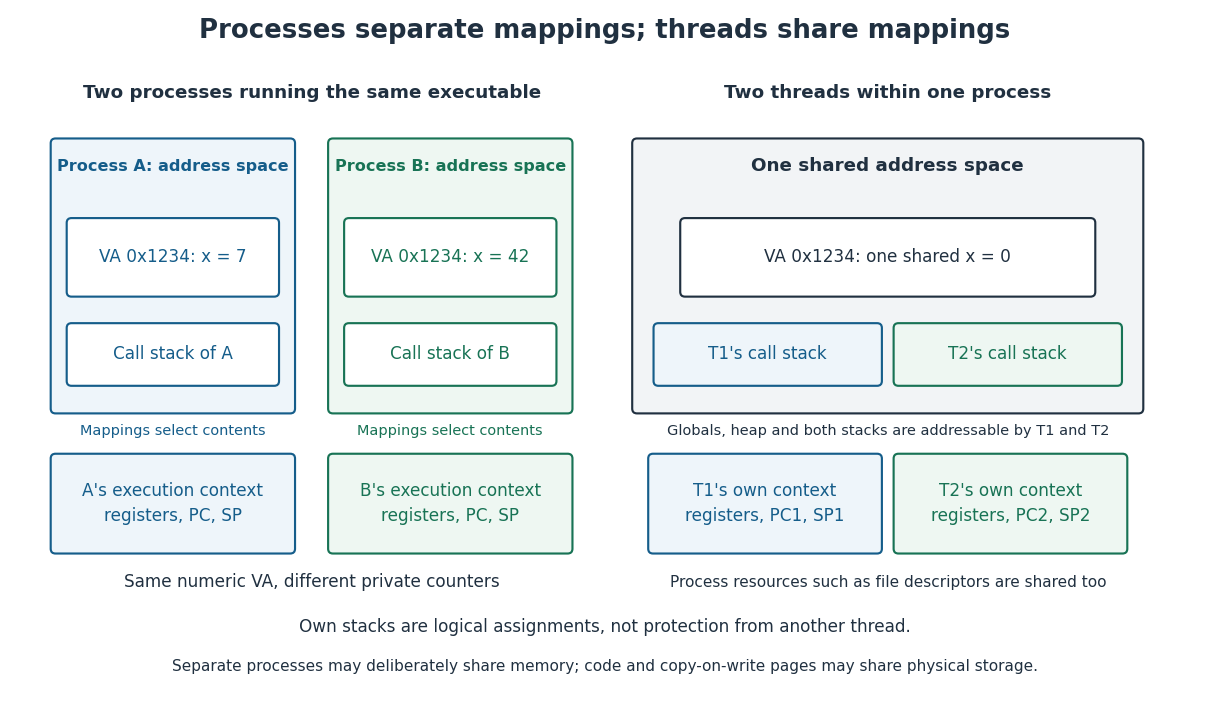

Source code (Python):
"""Draw logical address spaces and execution contexts, not physical RAM layouts.

Tested with Python 3.14.4, NumPy 2.3.5, Matplotlib 3.10.7.
Run from _media; write the opaque matching PNG to the current directory.
"""

from pathlib import Path

import matplotlib

matplotlib.use("Agg")
import matplotlib.pyplot as plt
from matplotlib.patches import FancyBboxPatch


def main():
    plt.rcParams.update({"font.family": "DejaVu Sans", "font.size": 11})
    ink, blue, green = "#203040", "#155d8a", "#187355"
    fig, ax = plt.subplots(figsize=(11, 6.4), dpi=110, facecolor="white")
    ax.set(xlim=(0, 11), ylim=(0, 6.4), facecolor="white")
    ax.axis("off")

    def box(x, y, width, height, label, color=ink, fill="white", size=11):
        ax.add_patch(FancyBboxPatch((x, y), width, height,
                                   boxstyle="round,pad=0.045", linewidth=1.4,
                                   edgecolor=color, facecolor=fill))
        if label:
            ax.text(x + width / 2, y + height / 2, label, ha="center",
                    va="center", color=color, fontsize=size, linespacing=1.45)

    ax.text(5.5, 6.14, "Processes separate mappings; threads share mappings",
            ha="center", fontsize=17, weight="bold", color=ink)
    ax.text(2.75, 5.58, "Two processes running the same executable",
            ha="center", fontsize=12, weight="bold", color=ink)
    ax.text(8.15, 5.58, "Two threads within one process",
            ha="center", fontsize=12, weight="bold", color=ink)
    for x, name, value, color, fill in [(0.35, "A", 7, blue, "#eef5fa"),
                                        (2.95, "B", 42, green, "#eef7f2")]:
        box(x, 2.65, 2.2, 2.5, "", color, fill)
        ax.text(x + 1.1, 4.89, f"Process {name}: address space",
                ha="center", fontsize=10.5, weight="bold", color=color)
        box(x + 0.15, 3.75, 1.9, 0.65, f"VA 0x1234: x = {value}", color, "white")
        box(x + 0.15, 2.91, 1.9, 0.5, f"Call stack of {name}", color, "white")
        box(x, 1.33, 2.2, 0.85, f"{name}'s execution context\nregisters, PC, SP", color, fill)
        ax.text(x + 1.1, 2.4, "Mappings select contents", ha="center",
                fontsize=9.5, color=color)
    ax.text(2.75, 0.97, "Same numeric VA, different private counters",
            ha="center", fontsize=11, color=ink)

    box(5.8, 2.65, 4.7, 2.5, "", ink, "#f2f4f6")
    ax.text(8.15, 4.89, "One shared address space", ha="center",
            fontsize=12, weight="bold", color=ink)
    box(6.25, 3.75, 3.8, 0.65, "VA 0x1234: one shared x = 0", ink)
    box(6.0, 2.91, 2.05, 0.5, "T1's call stack", blue, "#eef5fa")
    box(8.25, 2.91, 2.05, 0.5, "T2's call stack", green, "#eef7f2")
    ax.text(8.15, 2.4, "Globals, heap and both stacks are addressable by T1 and T2",
            ha="center", fontsize=9.5, color=ink)
    box(5.95, 1.33, 2.1, 0.85, "T1's own context\nregisters, PC1, SP1", blue, "#eef5fa")
    box(8.25, 1.33, 2.1, 0.85, "T2's own context\nregisters, PC2, SP2", green, "#eef7f2")
    ax.text(8.15, 0.97, "Process resources such as file descriptors are shared too",
            ha="center", fontsize=10, color=ink)
    ax.text(5.5, 0.55, "Own stacks are logical assignments, not protection from another thread.",
            ha="center", fontsize=11, color=ink)
    ax.text(5.5, 0.18, "Separate processes may deliberately share memory; code and copy-on-write pages may share physical storage.",
            ha="center", fontsize=10, color=ink)
    fig.subplots_adjust(left=0.015, right=0.985, top=0.985, bottom=0.02)
    fig.savefig(Path.cwd() / (Path(__file__).stem + ".png"),
                facecolor="white", transparent=False)
    plt.close(fig)


if __name__ == "__main__":
    main()
